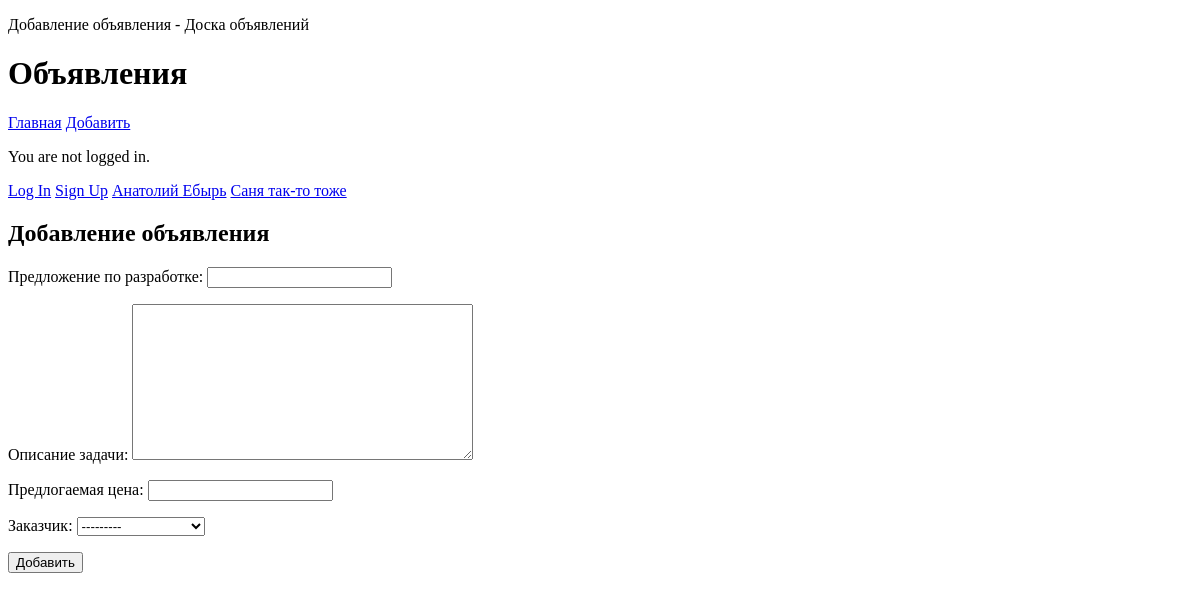
The app's page /bboard/add/, older data.
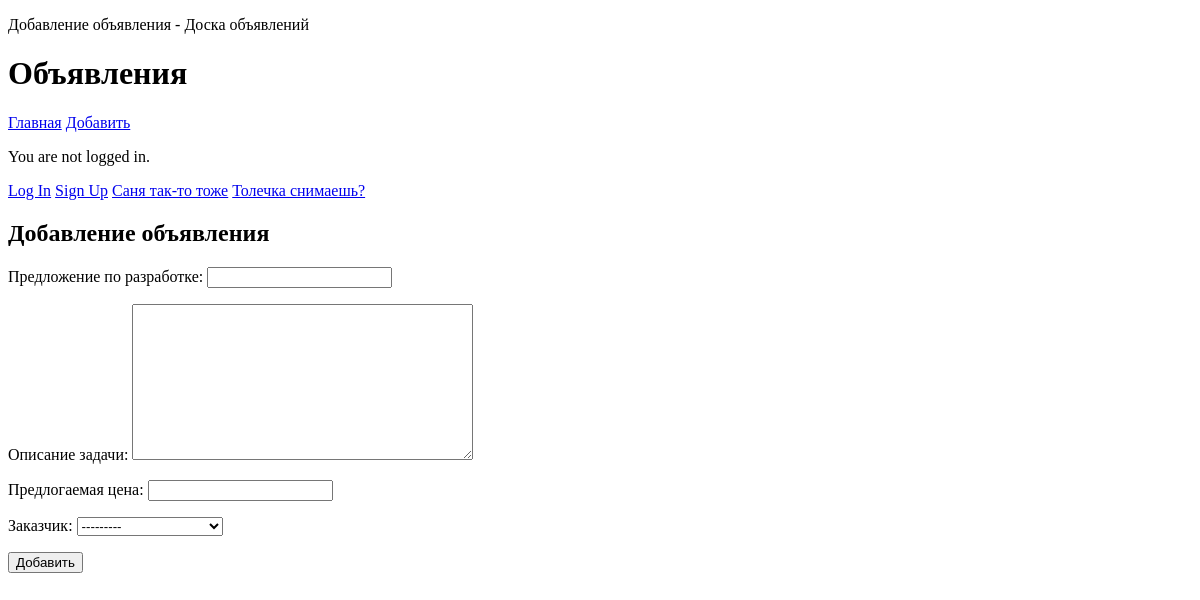
The same page, newer data.
### bboard/models.py (models this page shows)
class Rubric(models.Model):
    name = models.CharField(max_length=20, db_index=True, verbose_name='Название')
    def __str__(self):
        return self.name
    class Meta:
        verbose_name_plural = 'Заказчики'
        verbose_name = 'Заказчик'
        ordering = ['name']\

### bboard/views.py (the view)
# urls.py: path('add/', BBCreateView.as_view(), name = 'add'),
class BBCreateView(CreateView):
    template_name = 'bboard/create.html'
    form_class = BBForm
    success_url = reverse_lazy('index')
    succes_msg = "Пользователь успешно создан!"
    def get_context_data(self, **kwargs):
        context = super().get_context_data(**kwargs)
        context['rubrics'] = Rubric.objects.all()
        return context

### bboard/forms.py
class BBForm(ModelForm):
    class Meta:
        model = BBoard
        fields = ('title', 'content', 'price', 'rubric')

### bboard/templates/bboard/create.html (shortened to what this page needs)
{% extends 'layout/basic.html' %}
{% block title %}Добавление объявления{% endblock %}
{% block content %}
<h2>Добавление объявления</h2>
<form method='post'>
    {{ form.as_p }}
    <input type="submit" value="Добавить">
</form>
{% endblock %}

### bboard/templates/layout/basic.html (shortened to what this page needs)
{% load static %}
<!DOCTYPE html>
<html>
    <head>
        <link rel="stylesheet" type="text/css" href="{% static 'bboard/style.css' %}">
        <p>{% block title %}Главная{% endblock %} - Доска объявлений</p>
    </head>
    <body>
        <header>
            <h1>Объявления</h1>
        </header>
        <nav>
            <a href="{% url 'index' %}">Главная</a>
            <a href="{% url 'add' %}">Добавить</a>
            {% if user.is_authenticated %}
                <p>Hi {{ user.username }}!</p>
                <p><a href="{% url 'logout' %}">Log out</a></p>
            {% else %}
                <p>You are not logged in.</p>
                <a href="{% url 'login' %}">Log In</a>
                <a href="{% url 'signup' %}">Sign Up</a>
            {% endif %}
            {% for rubric in rubrics %}
            <a href="{% url 'by_rubric' rubric.pk %}">
            {{ rubric.name }}</a>
            {% endfor %}
        </nav>
        <section>
            {% block content %}
            {% endblock %}
        </section>
    </body>
</html>

Row changes from the older to the newer data that the page shows:
shown differently, row unchanged: Rubric "Саня так-то тоже": moves up the list
changed Rubric: name "Анатолий Ебырь" → "Толечка снимаешь?"
